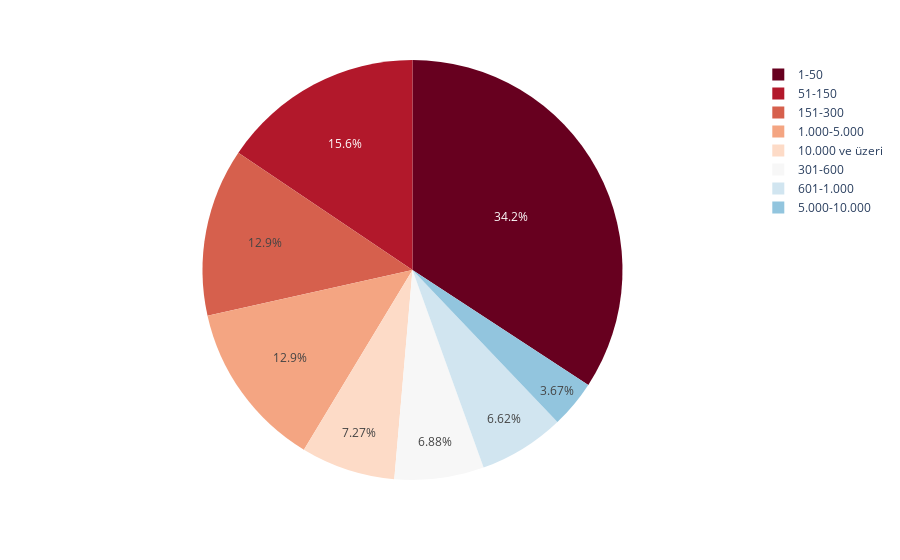

Notebook code cell kept with this figure:
### Code cell
# Visualization of the total workers distribution

total_workers_sum = {}

for i in df['total_workers'].unique():
    total_workers_sum[i] = (df['total_workers'] == i).sum()

total_workers_df = pd.DataFrame({'Total Workers': list(total_workers_sum.keys()), 'Number': list(total_workers_sum.values())})

fig = px.pie(total_workers_df, values='Number', names='Total Workers', color_discrete_sequence=px.colors.sequential.RdBu)

# show the plot
fig.show()

### Figure 1 — Plotly figure (JSON) as saved in the notebook; plotly's stock layout.template omitted (floating-point values rounded to 4 significant figures)
{"data": [{"domain": {"x": [0, 1], "y": [0, 1]}, "hovertemplate": "Total Workers=%{label}<br>Number=%{value}<extra></extra>", "labels": ["51-150", "1-50", "10.000 ve üzeri", "601-1.000", "5.000-10.000", "301-600", "1.000-5.000", "151-300"], "legendgroup": "", "name": "", "showlegend": true, "type": "pie", "values": [242, 532, 113, 103, 57, 107, 200, 201]}], "layout": {"legend": {"tracegroupgap": 0}, "margin": {"t": 60}, "piecolorway": ["rgb(103,0,31)", "rgb(178,24,43)", "rgb(214,96,77)", "rgb(244,165,130)", "rgb(253,219,199)", "rgb(247,247,247)", "rgb(209,229,240)", "rgb(146,197,222)", "rgb(67,147,195)", "rgb(33,102,172)", "rgb(5,48,97)"]}}
